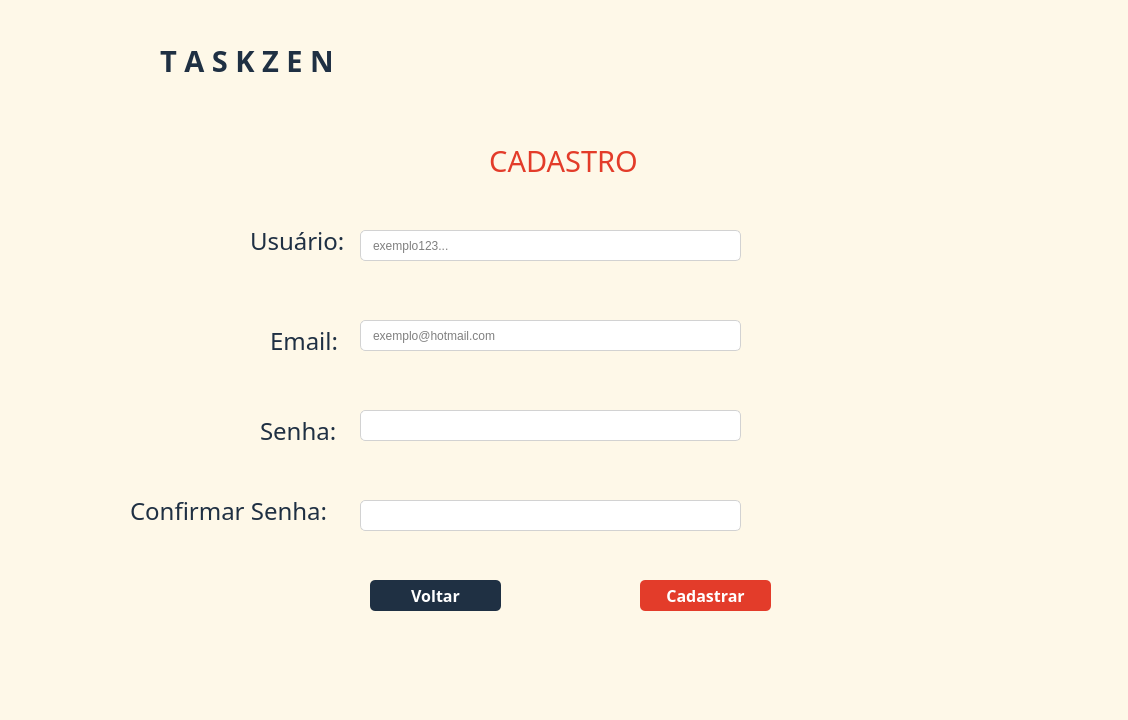
<?xml version="1.0" encoding="UTF-8"?>
<ui version="4.0">
 <class>MainWindow</class>
 <widget class="QMainWindow" name="MainWindow">
  <property name="geometry">
   <rect>
    <x>0</x>
    <y>0</y>
    <width>1128</width>
    <height>720</height>
   </rect>
  </property>
  <property name="font">
   <font>
    <weight>50</weight>
    <bold>false</bold>
   </font>
  </property>
  <property name="windowTitle">
   <string>MainWindow</string>
  </property>
  <property name="styleSheet">
   <string notr="true">background-color: #FEF8E8;
border-radius: 2px</string>
  </property>
  <widget class="QWidget" name="centralwidget">
   <widget class="QLabel" name="logo">
    <property name="geometry">
     <rect>
      <x>30</x>
      <y>0</y>
      <width>131</width>
      <height>121</height>
     </rect>
    </property>
    <property name="styleSheet">
     <string notr="true">opacity: 0.2;</string>
    </property>
    <property name="text">
     <string/>
    </property>
    <property name="pixmap">
     <pixmap>../Desktop/Projeto Desktop/Taskzen/image/Logo.png</pixmap>
    </property>
   </widget>
   <widget class="QLabel" name="Taskzen">
    <property name="geometry">
     <rect>
      <x>160</x>
      <y>40</y>
      <width>231</width>
      <height>41</height>
     </rect>
    </property>
    <property name="font">
     <font>
      <family>Montserrat SemiBold</family>
      <pointsize>22</pointsize>
      <weight>75</weight>
      <bold>true</bold>
     </font>
    </property>
    <property name="styleSheet">
     <string notr="true">color: #1F3043</string>
    </property>
    <property name="text">
     <string>T A S K Z E N</string>
    </property>
   </widget>
   <widget class="QLabel" name="Cadastro">
    <property name="geometry">
     <rect>
      <x>468</x>
      <y>130</y>
      <width>191</width>
      <height>61</height>
     </rect>
    </property>
    <property name="font">
     <font>
      <family>Montserrat ExtraBold</family>
      <pointsize>22</pointsize>
      <weight>50</weight>
      <italic>false</italic>
      <bold>false</bold>
      <underline>false</underline>
      <strikeout>false</strikeout>
      <stylestrategy>PreferAntialias</stylestrategy>
      <kerning>true</kerning>
     </font>
    </property>
    <property name="styleSheet">
     <string notr="true">color: #E33C2A</string>
    </property>
    <property name="text">
     <string>CADASTRO</string>
    </property>
    <property name="textFormat">
     <enum>Qt::AutoText</enum>
    </property>
    <property name="scaledContents">
     <bool>false</bool>
    </property>
    <property name="alignment">
     <set>Qt::AlignCenter</set>
    </property>
    <property name="wordWrap">
     <bool>false</bool>
    </property>
   </widget>
   <widget class="QLabel" name="txt_usuario">
    <property name="geometry">
     <rect>
      <x>250</x>
      <y>210</y>
      <width>151</width>
      <height>61</height>
     </rect>
    </property>
    <property name="font">
     <font>
      <family>Montserrat Medium</family>
      <pointsize>18</pointsize>
     </font>
    </property>
    <property name="styleSheet">
     <string notr="true">color: #1F3043;
</string>
    </property>
    <property name="text">
     <string>Usuário:</string>
    </property>
   </widget>
   <widget class="QLabel" name="txt_email">
    <property name="geometry">
     <rect>
      <x>270</x>
      <y>310</y>
      <width>151</width>
      <height>61</height>
     </rect>
    </property>
    <property name="font">
     <font>
      <family>Montserrat Medium</family>
      <pointsize>18</pointsize>
     </font>
    </property>
    <property name="styleSheet">
     <string notr="true">color: #1F3043;
</string>
    </property>
    <property name="text">
     <string>Email:</string>
    </property>
   </widget>
   <widget class="QLabel" name="txt_password">
    <property name="geometry">
     <rect>
      <x>260</x>
      <y>400</y>
      <width>151</width>
      <height>61</height>
     </rect>
    </property>
    <property name="font">
     <font>
      <family>Montserrat Medium</family>
      <pointsize>18</pointsize>
     </font>
    </property>
    <property name="styleSheet">
     <string notr="true">color: #1F3043;
</string>
    </property>
    <property name="text">
     <string>Senha:</string>
    </property>
   </widget>
   <widget class="QLabel" name="txt_password2">
    <property name="geometry">
     <rect>
      <x>130</x>
      <y>480</y>
      <width>211</width>
      <height>61</height>
     </rect>
    </property>
    <property name="font">
     <font>
      <family>Montserrat Medium</family>
      <pointsize>18</pointsize>
     </font>
    </property>
    <property name="styleSheet">
     <string notr="true">color: #1F3043;
</string>
    </property>
    <property name="text">
     <string>Confirmar Senha:</string>
    </property>
   </widget>
   <widget class="QLabel" name="img_frame">
    <property name="geometry">
     <rect>
      <x>690</x>
      <y>280</y>
      <width>400</width>
      <height>400</height>
     </rect>
    </property>
    <property name="styleSheet">
     <string notr="true">opacity: 10;</string>
    </property>
    <property name="text">
     <string/>
    </property>
    <property name="pixmap">
     <pixmap>../Desktop/Projeto Desktop/Taskzen/image/itens_cadastro.png</pixmap>
    </property>
   </widget>
   <widget class="QPushButton" name="Cadastrar">
    <property name="geometry">
     <rect>
      <x>640</x>
      <y>580</y>
      <width>131</width>
      <height>31</height>
     </rect>
    </property>
    <property name="font">
     <font>
      <family>Montserrat ExtraBold</family>
      <pointsize>12</pointsize>
      <weight>75</weight>
      <bold>true</bold>
     </font>
    </property>
    <property name="styleSheet">
     <string notr="true">background: #E33C2A;
color: white;
border-radius: 5px;</string>
    </property>
    <property name="text">
     <string>Cadastrar</string>
    </property>
   </widget>
   <widget class="QPushButton" name="Voltar">
    <property name="geometry">
     <rect>
      <x>370</x>
      <y>580</y>
      <width>131</width>
      <height>31</height>
     </rect>
    </property>
    <property name="font">
     <font>
      <family>Montserrat ExtraBold</family>
      <pointsize>12</pointsize>
      <weight>75</weight>
      <bold>true</bold>
     </font>
    </property>
    <property name="styleSheet">
     <string notr="true">background: #1F3043;
color: white;
border-radius: 5px;</string>
    </property>
    <property name="text">
     <string>Voltar</string>
    </property>
   </widget>
   <widget class="QLineEdit" name="user_input">
    <property name="geometry">
     <rect>
      <x>360</x>
      <y>230</y>
      <width>381</width>
      <height>31</height>
     </rect>
    </property>
    <property name="styleSheet">
     <string notr="true">border: 1px solid #D2D2D2;
padding-left: 10px;
background: white;
border-radius: 5</string>
    </property>
    <property name="text">
     <string/>
    </property>
    <property name="placeholderText">
     <string>exemplo123...</string>
    </property>
   </widget>
   <widget class="QLineEdit" name="email_input">
    <property name="geometry">
     <rect>
      <x>360</x>
      <y>320</y>
      <width>381</width>
      <height>31</height>
     </rect>
    </property>
    <property name="styleSheet">
     <string notr="true">border: 1px solid #D2D2D2;
padding-left: 10px;
background: white;
border-radius: 5</string>
    </property>
    <property name="placeholderText">
     <string>exemplo@hotmail.com</string>
    </property>
   </widget>
   <widget class="QLineEdit" name="senha_input">
    <property name="geometry">
     <rect>
      <x>360</x>
      <y>410</y>
      <width>381</width>
      <height>31</height>
     </rect>
    </property>
    <property name="styleSheet">
     <string notr="true">border: 1px solid #D2D2D2;
padding-left: 10px;
background: white;
border-radius: 5;</string>
    </property>
   </widget>
   <widget class="QLineEdit" name="senha2_input">
    <property name="geometry">
     <rect>
      <x>360</x>
      <y>500</y>
      <width>381</width>
      <height>31</height>
     </rect>
    </property>
    <property name="styleSheet">
     <string notr="true">border: 1 solid #D2D2D2;
padding-left: 10px;
background: white;
border-radius: 5;</string>
    </property>
   </widget>
   <zorder>img_frame</zorder>
   <zorder>logo</zorder>
   <zorder>Taskzen</zorder>
   <zorder>Cadastro</zorder>
   <zorder>txt_usuario</zorder>
   <zorder>txt_email</zorder>
   <zorder>txt_password</zorder>
   <zorder>txt_password2</zorder>
   <zorder>Cadastrar</zorder>
   <zorder>Voltar</zorder>
   <zorder>user_input</zorder>
   <zorder>email_input</zorder>
   <zorder>senha_input</zorder>
   <zorder>senha2_input</zorder>
  </widget>
 </widget>
 <resources/>
 <connections/>
</ui>
